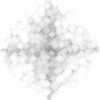
Frame 1 (no input)
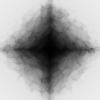
Frame 60 (the mouse pressed at the canvas centre just before this capture)
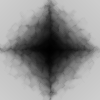
Frame 120 (the mouse held since frame 60 and released just before this capture)

The Processing sketch that drew these frames (run headless with seeded random() and noise(); from frame 60 on, the mouse is pressed at the canvas centre):

// Processing sketch: processing_3708
// ── processing_3708.pde

float i,a,r,f;void setup(){filter(16);}void draw(){for(i=0;i<width*20;i++){a=random(2*PI);point(sin(a)*random(width/2)+width/2,cos(a)*random(height/2)+height/2);}filter(11);filter(18);filter(18);}
